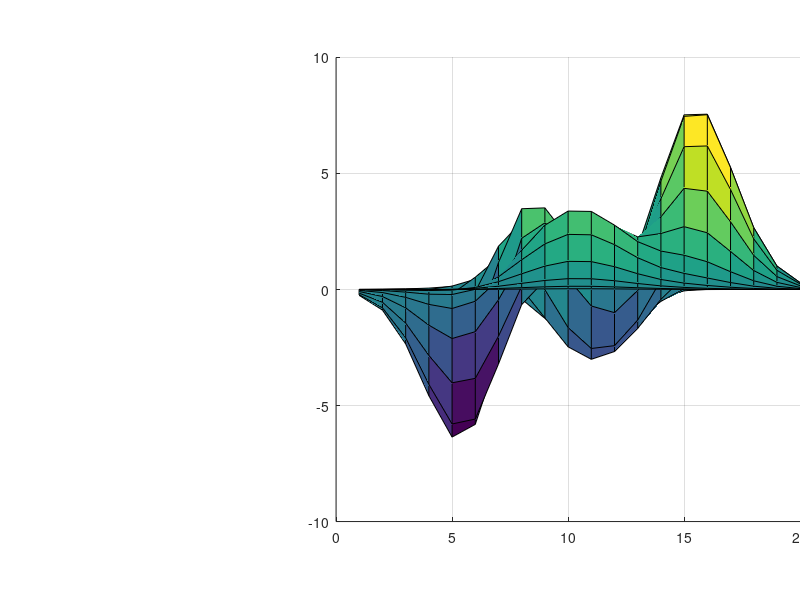

This figure's MATLAB source: (Note: this script raises an error after producing the figure.)
%=============================================================================
% Copyright (c) 2026-present Allan CORNET (Nelson)
%=============================================================================
% This file is part of Nelson.
%=============================================================================
% LICENCE_BLOCK_BEGIN
% SPDX-License-Identifier: LGPL-3.0-or-later
% LICENCE_BLOCK_END
%=============================================================================
% <--ADV-CLI MODE-->
%=============================================================================
close all;
f = figure('Visible', 'off');
surf(peaks(20));
ax = gca();
camtarget(ax, [0 0 0]);
campos(ax, [0 -30 0]);
camup(ax, [0 0 1]);
%=============================================================================
% Orbiting rotates the camera around the target: the distance is preserved.
d0 = norm(campos(ax) - camtarget(ax));
camorbit(ax, 90, 0);
d1 = norm(campos(ax) - camtarget(ax));
asserts.isapprox(d0, d1, 1e-6);
% A 90 degree horizontal orbit about +z moves [0 -30 0] to about [30 0 0].
p = campos(ax);
asserts.isapprox(p(1), 30, 1e-4);
asserts.istrue(abs(p(2)) < 1e-4);
%=============================================================================
camorbit(ax, 0, 30);
asserts.isapprox(norm(campos(ax) - camtarget(ax)), d0, 1e-6);
%=============================================================================
asserts.checkerror('camorbit(gca(), ''a'', ''b'')', getString(message('Nelson:graphics:invalidCamAngle')));
%=============================================================================
close all;
%=============================================================================
